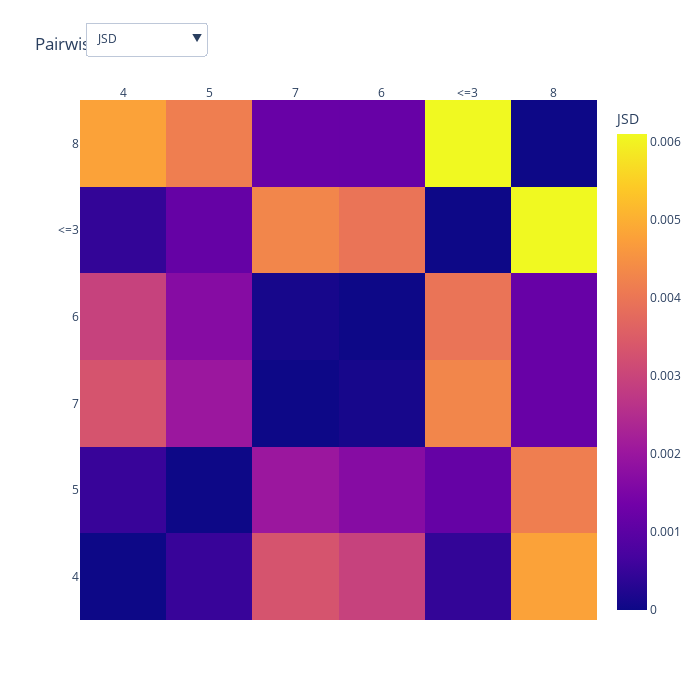
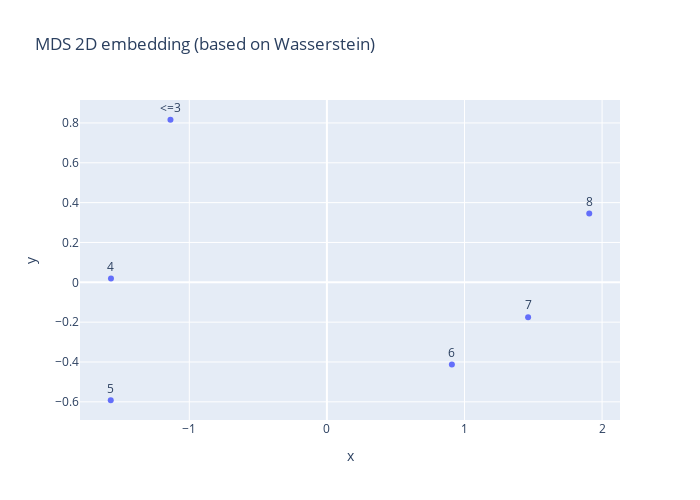

Notebook code for these charts, in order:
### Markdown cell above
### Checking Separability

### Code cell
import numpy as np
from scipy.spatial.distance import jensenshannon
from scipy.stats import entropy, wasserstein_distance
import plotly.graph_objects as go
import plotly.express as px

# ---------- USER: put your dict here ----------
# pmfs_dict = normalised_disparities_per_label_file
# min_dist = 100  # same offset you used when plotting (so bin_centers match)
# If pmfs_dict contains counts or fractions of different lengths, the code will align/pad.
# ------------------------------------------------

def prepare_pmfs(pmfs_dict, eps=1e-9):
    """Pad to same length, clip negatives, add eps, normalize -> returns pmfs dict and bin_centers."""
    labels = list(pmfs_dict.keys())
    max_len = max((len(pmfs_dict[k]) for k in labels))
    arrs = {}
    for k in labels:
        a = np.array(pmfs_dict[k], dtype=float).copy()
        a[a < 0] = 0.0
        if a.shape[0] < max_len:
            b = np.zeros(max_len, dtype=float)
            b[: a.shape[0]] = a
            a = b
        a = a + eps
        a = a / a.sum()
        arrs[k] = a
    return arrs, labels

def total_variation(p,q):
    return 0.5 * np.sum(np.abs(p - q))

def hellinger(p,q):
    return np.sqrt(0.5 * np.sum((np.sqrt(p) - np.sqrt(q))**2))

def bhattacharyya_distance(p,q):
    bc = np.sum(np.sqrt(p * q))
    return -np.log(np.clip(bc, 1e-16, 1.0))

def symmetric_kl(p,q):
    # 0.5 * (KL(p||q) + KL(q||p))
    return 0.5 * (entropy(p, q) + entropy(q, p))

def jensen_shannon(p,q, base=2):
    # scipy.spatial.distance.jensenshannon returns sqrt(JS); square it for JS.
    return float(jensenshannon(p, q, base=base))**2

def pairwise_matrices(pmfs, bin_centers=None):
    labels = list(pmfs.keys())
    n = len(labels)
    names = ['JSD','SymKL','TV','Hellinger','Bhattacharyya','Wasserstein']
    mats = {name: np.zeros((n,n)) for name in names}
    for i in range(n):
        for j in range(n):
            p = pmfs[labels[i]]
            q = pmfs[labels[j]]
            mats['JSD'][i,j] = jensen_shannon(p,q)
            mats['SymKL'][i,j] = symmetric_kl(p,q)
            mats['TV'][i,j] = total_variation(p,q)
            mats['Hellinger'][i,j] = hellinger(p,q)
            mats['Bhattacharyya'][i,j] = bhattacharyya_distance(p,q)
            if bin_centers is not None:
                # wasserstein_distance accepts samples or distributions via weights
                mats['Wasserstein'][i,j] = wasserstein_distance(bin_centers, bin_centers, p, q)
            else:
                mats['Wasserstein'][i,j] = np.nan
    return labels, mats

# Classical (metric) MDS from a distance matrix D (NxN) -> 2D coords
def classical_mds(D, n_components=2):
    # D is pairwise distance matrix
    n = D.shape[0]
    # double center
    D2 = D**2
    J = np.eye(n) - np.ones((n,n))/n
    B = -0.5 * J.dot(D2).dot(J)
    # eigendecomposition
    vals, vecs = np.linalg.eigh(B)
    # sort descending
    idx = np.argsort(vals)[::-1]
    vals = vals[idx]
    vecs = vecs[:, idx]
    # keep positive eigenvalues
    pos = vals > 1e-12
    L = np.diag(np.sqrt(vals[pos][:n_components]))
    V = vecs[:, pos][:, :n_components]
    X = V.dot(L)
    # if fewer than requested components exist, pad with zeros
    if X.shape[1] < n_components:
        X = np.hstack([X, np.zeros((n, n_components - X.shape[1]))])
    return X

# ------------------- Main runner -------------------
def compute_and_plot(pmfs_dict, min_dist=100, show_metrics=['JSD','Wasserstein','Hellinger']):
    pmfs, labels = prepare_pmfs(pmfs_dict, eps=1e-9)
    max_len = len(next(iter(pmfs.values())))
    bin_centers = np.arange(max_len) + min_dist

    labels, mats = pairwise_matrices(pmfs, bin_centers=bin_centers)

    # Build a Plotly heatmap with a dropdown to select metric
    metric_list = list(mats.keys())
    # set JSD as default if available
    default_metric = 'JSD' if 'JSD' in metric_list else metric_list[0]

    z0 = mats[default_metric]
    fig_heat = go.Figure()

    # initial heatmap
    fig_heat.add_trace(go.Heatmap(
        z=z0,
        x=labels, y=labels,
        text=np.round(z0, 4),
        hovertemplate="i: %{y}<br>j: %{x}<br>val: %{z:.4f}<extra></extra>",
        colorbar=dict(title=default_metric)
    ))

    # build dropdown buttons to update heatmap z and colorbar title
    buttons = []
    for metric in metric_list:
        z = mats[metric]
        buttons.append(dict(method='update',
                            label=metric,
                            args=[{'z': [z], 'text': [np.round(z,4)]},
                                  {'coloraxis': None,
                                   'annotations': [] ,
                                   'title': f"Pairwise {metric}"}]))
    fig_heat.update_layout(
        updatemenus=[dict(active=metric_list.index(default_metric),
                          buttons=buttons,
                          x=0.01, y=1.15, xanchor='left', yanchor='top')],
        title=f"Pairwise {default_metric}",
        xaxis=dict(side='top'),
        width=700, height=700
    )

    fig_heat.show()

    # MDS scatter using the chosen distance (use Wasserstein if present else JSD)
    preferred = 'Wasserstein' if 'Wasserstein' in mats else default_metric
    D = mats[preferred]
    # if we used a divergence (JSD,KL etc) that is not metric, it's still okay for MDS but distances should be symmetric.
    coords = classical_mds(D)
    df = {
        'label': labels,
        'x': coords[:,0],
        'y': coords[:,1]
    }
    fig_mds = px.scatter(df, x='x', y='y', text='label', width=700, height=500,
                         title=f"MDS 2D embedding (based on {preferred})")
    fig_mds.update_traces(textposition='top center')
    fig_mds.show()

    # Print mean off-diagonal for each metric (quick summary numbers)
    print("Metric summary (mean off-diagonal):")
    for name, M in mats.items():
        n = M.shape[0]
        off = M[~np.eye(n, dtype=bool)]
        print(f" - {name}: mean={np.mean(off):.6g}, std={np.std(off):.6g}")

    return labels, pmfs, mats, bin_centers

labels, pmfs, mats, bin_centers = compute_and_plot(normalised_disparities_per_label_file, min_dist=0)

### Figure 1 — Plotly figure (JSON) as saved in the notebook; plotly's stock layout.template omitted (floating-point values rounded to 4 significant figures)
{"data": [{"colorbar": {"title": {"text": "JSD"}}, "hovertemplate": "i: %{y}<br>j: %{x}<br>val: %{z:.4f}<extra></extra>", "text": [[0.0, 0.0005, 0.0033, 0.0029, 0.0005, 0.0048], [0.0005, 0.0, 0.002, 0.0017, 0.0012, 0.0042], [0.0033, 0.002, 0.0, 0.0001, 0.0043, 0.0012], [0.0029, 0.0017, 0.0001, 0.0, 0.004, 0.0012], [0.0005, 0.0012, 0.0043, 0.004, 0.0, 0.0061], [0.0048, 0.0042, 0.0012, 0.0012, 0.0061, 0.0]], "type": "heatmap", "x": ["4", "5", "7", "6", "<=3", "8"], "y": ["4", "5", "7", "6", "<=3", "8"], "z": [[0.0, 0.0005095, 0.003318, 0.002935, 0.0004551, 0.004792], [0.0005095, 0.0, 0.002021, 0.001686, 0.001158, 0.004154], [0.003318, 0.002021, 0.0, 0.0001164, 0.004292, 0.001204], [0.002935, 0.001686, 0.0001164, 0.0, 0.003962, 0.001188], [0.0004551, 0.001158, 0.004292, 0.003962, 0.0, 0.0061], [0.004792, 0.004154, 0.001204, 0.001188, 0.0061, 0.0]]}], "layout": {"height": 700, "title": {"text": "Pairwise JSD"}, "updatemenus": [{"active": 0, "buttons": [{"args": [{"text": [[[0, 0.0005, 0.0033, 0.0029, 0.0005, 0.0048], [0.0005, 0, 0.002, 0.0017, 0.0012, 0.0042], [0.0033, 0.002, 0, 0.0001, 0.0043, 0.0012], [0.0029, 0.0017, 0.0001, 0, 0.004, 0.0012], [0.0005, 0.0012, 0.0043, 0.004, 0, 0.0061], [0.0048, 0.0042, 0.0012, 0.0012, 0.0061, 0]]], "z": [[[0, 0.0005095, 0.003318, 0.002935, 0.0004551, 0.004792], [0.0005095, 0, 0.002021, 0.001686, 0.001158, 0.004154], [0.003318, 0.002021, 0, 0.0001164, 0.004292, 0.001204], [0.002935, 0.001686, 0.0001164, 0, 0.003962, 0.001188], [0.0004551, 0.001158, 0.004292, 0.003962, 0, 0.0061], [0.004792, 0.004154, 0.001204, 0.001188, 0.0061, 0]]]}, {"annotations": [], "coloraxis": null, "title": "Pairwise JSD"}], "label": "JSD", "method": "update"}, {"args": [{"text": [[[0, 0.0014, 0.0092, 0.0082, 0.0013, 0.0134], [0.0014, 0, 0.0056, 0.0047, 0.0032, 0.0116], [0.0092, 0.0056, 0, 0.0003, 0.0119, 0.0033], [0.0082, 0.0047, 0.0003, 0, 0.011, 0.0033], [0.0013, 0.0032, 0.0119, 0.011, 0, 0.0171], [0.0134, 0.0116, 0.0033, 0.0033, 0.0171, 0]]], "z": [[[0, 0.001413, 0.009227, 0.008164, 0.001262, 0.01338], [0.001413, 0, 0.005614, 0.004687, 0.003213, 0.01161], [0.009227, 0.005614, 0, 0.0003226, 0.01194, 0.003343], [0.008164, 0.004687, 0.0003226, 0, 0.01102, 0.003299], [0.001262, 0.003213, 0.01194, 0.01102, 0, 0.01708], [0.01338, 0.01161, 0.003343, 0.003299, 0.01708, 0]]]}, {"annotations": [], "coloraxis": null, "title": "Pairwise SymKL"}], "label": "SymKL", "method": "update"}, {"args": [{"text": [[[0, 0.0215, 0.0542, 0.0491, 0.0186, 0.0598], [0.0215, 0, 0.0413, 0.0344, 0.0317, 0.0516], [0.0542, 0.0413, 0, 0.0103, 0.0624, 0.0283], [0.0491, 0.0344, 0.0103, 0, 0.0582, 0.0281], [0.0186, 0.0317, 0.0624, 0.0582, 0, 0.0667], [0.0598, 0.0516, 0.0283, 0.0281, 0.0667, 0]]], "z": [[[0, 0.02151, 0.05422, 0.04906, 0.01863, 0.05977], [0.02151, 0, 0.04126, 0.0344, 0.03167, 0.05165], [0.05422, 0.04126, 0, 0.01032, 0.06236, 0.02828], [0.04906, 0.0344, 0.01032, 0, 0.05821, 0.02812], [0.01863, 0.03167, 0.06236, 0.05821, 0, 0.06666], [0.05977, 0.05165, 0.02828, 0.02812, 0.06666, 0]]]}, {"annotations": [], "coloraxis": null, "title": "Pairwise TV"}], "label": "TV", "method": "update"}, {"args": [{"text": [[[0, 0.0188, 0.048, 0.0451, 0.0178, 0.0577], [0.0188, 0, 0.0374, 0.0342, 0.0283, 0.0538], [0.048, 0.0374, 0, 0.009, 0.0546, 0.0289], [0.0451, 0.0342, 0.009, 0, 0.0524, 0.0287], [0.0178, 0.0283, 0.0546, 0.0524, 0, 0.0652], [0.0577, 0.0538, 0.0289, 0.0287, 0.0652, 0]]], "z": [[[0, 0.01879, 0.04799, 0.04514, 0.01776, 0.05773], [0.01879, 0, 0.03744, 0.03421, 0.02834, 0.05376], [0.04799, 0.03744, 0, 0.008981, 0.05459, 0.0289], [0.04514, 0.03421, 0.008981, 0, 0.05245, 0.02871], [0.01776, 0.02834, 0.05459, 0.05245, 0, 0.06518], [0.05773, 0.05376, 0.0289, 0.02871, 0.06518, 0]]]}, {"annotations": [], "coloraxis": null, "title": "Pairwise Hellinger"}], "label": "Hellinger", "method": "update"}, {"args": [{"text": [[[0, 0.0004, 0.0023, 0.002, 0.0003, 0.0033], [0.0004, 0, 0.0014, 0.0012, 0.0008, 0.0029], [0.0023, 0.0014, 0, 0.0001, 0.003, 0.0008], [0.002, 0.0012, 0.0001, 0, 0.0028, 0.0008], [0.0003, 0.0008, 0.003, 0.0028, 0, 0.0043], [0.0033, 0.0029, 0.0008, 0.0008, 0.0043, 0]]], "z": [[[0, 0.0003532, 0.002306, 0.00204, 0.0003156, 0.003338], [0.0003532, 2.22e-16, 0.001403, 0.001171, 0.0008032, 0.002895], [0.002306, 0.001403, 0, 8.065e-05, 0.002984, 0.0008355], [0.00204, 0.001171, 8.065e-05, 0, 0.002755, 0.0008245], [0.0003156, 0.0008032, 0.002984, 0.002755, 0, 0.004258], [0.003338, 0.002895, 0.0008355, 0.0008245, 0.004258, 1.11e-16]]]}, {"annotations": [], "coloraxis": null, "title": "Pairwise Bhattacharyya"}], "label": "Bhattacharyya", "method": "update"}, {"args": [{"text": [[[0, 0.7771, 3.035, 2.499, 0.9201, 3.504], [0.7771, 0, 3.066, 2.473, 1.444, 3.6], [3.035, 3.066, 0, 0.6208, 2.788, 0.5625], [2.499, 2.473, 0.6208, 0, 2.39, 1.134], [0.9201, 1.444, 2.788, 2.39, 0, 3.039], [3.504, 3.6, 0.5625, 1.134, 3.039, 0]]], "z": [[[0, 0.7771, 3.035, 2.499, 0.9201, 3.504], [0.7771, 0, 3.066, 2.473, 1.444, 3.6], [3.035, 3.066, 0, 0.6208, 2.788, 0.5625], [2.499, 2.473, 0.6208, 0, 2.39, 1.134], [0.9201, 1.444, 2.788, 2.39, 0, 3.039], [3.504, 3.6, 0.5625, 1.134, 3.039, 0]]]}, {"annotations": [], "coloraxis": null, "title": "Pairwise Wasserstein"}], "label": "Wasserstein", "method": "update"}], "x": 0.01, "xanchor": "left", "y": 1.15, "yanchor": "top"}], "width": 700, "xaxis": {"side": "top"}}}

### Figure 2 — Plotly figure (JSON) as saved in the notebook; plotly's stock layout.template omitted (floating-point values rounded to 4 significant figures)
{"data": [{"hovertemplate": "x=%{x}<br>y=%{y}<br>label=%{text}<extra></extra>", "legendgroup": "", "marker": {"color": "#636efa", "symbol": "circle"}, "mode": "markers+text", "name": "", "orientation": "v", "showlegend": false, "text": ["4", "5", "7", "6", "<=3", "8"], "textposition": "top center", "type": "scatter", "x": [-1.569, -1.571, 1.462, 0.9082, -1.137, 1.907], "xaxis": "x", "y": [0.01871, -0.5921, -0.1752, -0.4128, 0.8161, 0.3452], "yaxis": "y"}], "layout": {"height": 500, "legend": {"tracegroupgap": 0}, "title": {"text": "MDS 2D embedding (based on Wasserstein)"}, "width": 700, "xaxis": {"anchor": "y", "domain": [0, 1], "title": {"text": "x"}}, "yaxis": {"anchor": "x", "domain": [0, 1], "title": {"text": "y"}}}}
